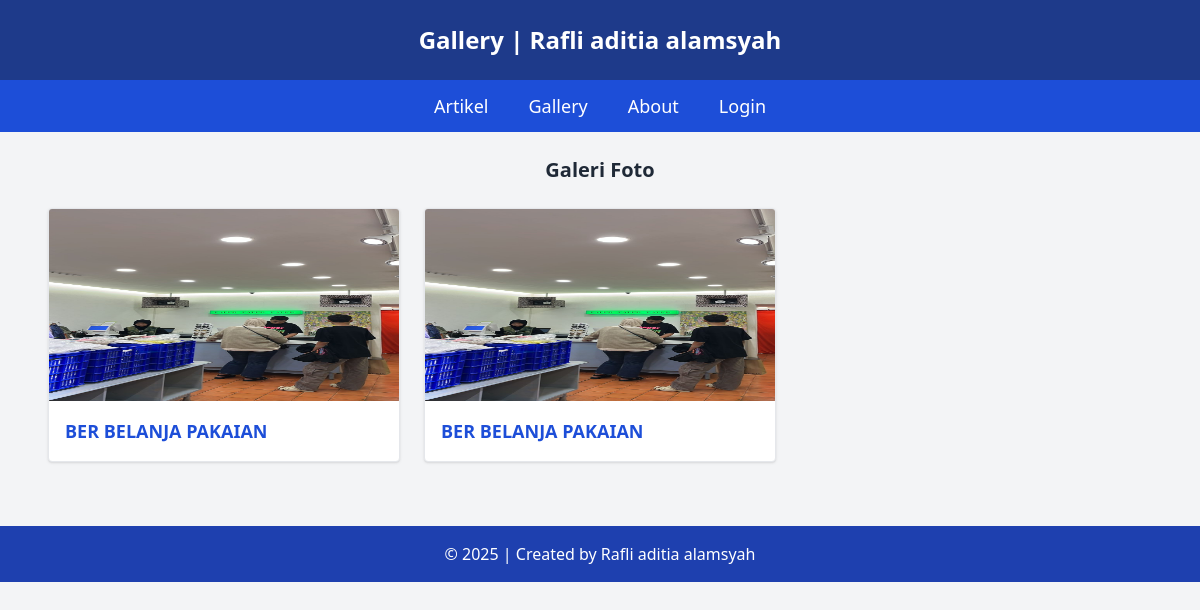
/gallery.php, run on the app's committed database.
### tables this page shows
CREATE TABLE `tbl_gallery` (
  `id_gallery` int(5) NOT NULL,
  `judul` text NOT NULL,
  `foto` text NOT NULL
);

### gallery.php (the view, shortened to what this page needs)
<?php include "koneksi.php"; ?>
<!DOCTYPE html>
<html lang="en">
<head>
  <script src="https://cdn.tailwindcss.com"></script>
</head>
<body class="bg-gray-100 text-gray-800 font-sans">
  <header class="bg-blue-900 text-white text-center p-6 text-2xl font-bold">
    Gallery | Rafli aditia alamsyah
  </header>
  <nav class="bg-blue-700 text-white py-3">
    <ul class="flex justify-center space-x-10 font-medium text-lg">
      <li><a href="index.php" class="hover:underline">Artikel</a></li>
      <li><a href="gallery.php" class="hover:underline">Gallery</a></li>
      <li><a href="about.php" class="hover:underline">About</a></li>
      <li><a href="admin/login.php" class="hover:underline">Login</a></li>
    </ul>
  </nav>
  <main class="max-w-6xl mx-auto p-6">
    <h2 class="text-xl font-bold mb-6 text-center">Galeri Foto</h2>
    <div class="grid grid-cols-1 sm:grid-cols-2 md:grid-cols-3 gap-6">
      <?php
      $sql = "SELECT * FROM tbl_gallery ORDER BY id_gallery DESC";
      $query = mysqli_query($db, $sql);
      while ($data = mysqli_fetch_array($query)) {
        echo "<div class='bg-white border rounded shadow overflow-hidden'>";
        echo "<img src='images/{$data['foto']}' class='w-full h-48 object
cover' alt='Gambar'>";
        echo "<div class='p-4'>";
        echo "<h3 class='text-lg font-semibold text-blue-700'>" .
htmlspecialchars($data['judul']) . "</h3>";
        echo "</div></div>";
      }
      ?>
    </div>
  </main>
  <footer class="bg-blue-800 text-white text-center py-4 mt-10">
    &copy; <?php echo date('Y'); ?> | Created by Rafli aditia alamsyah
  </footer>
</body>
</html>

### data on the page
tbl_gallery: foto (picture), judul "BER BELANJA PAKAIAN"
tbl_gallery: foto (picture), judul "BER BELANJA PAKAIAN"
